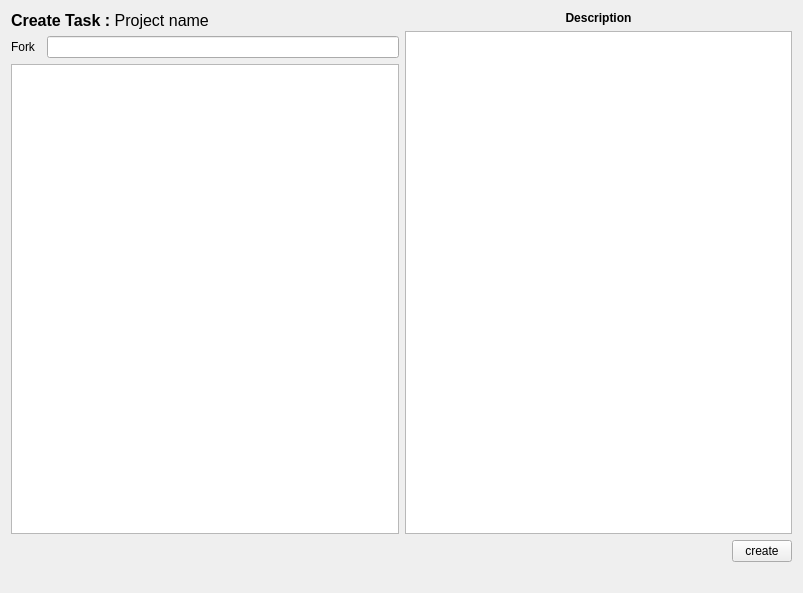
<?xml version="1.0" encoding="UTF-8"?>
<ui version="4.0">
 <class>Form</class>
 <widget class="QWidget" name="Form">
  <property name="geometry">
   <rect>
    <x>0</x>
    <y>0</y>
    <width>803</width>
    <height>593</height>
   </rect>
  </property>
  <property name="windowTitle">
   <string>Asset Push</string>
  </property>
  <layout class="QVBoxLayout" name="verticalLayout_2">
   <item>
    <layout class="QVBoxLayout" name="verticalLayout_main">
     <item>
      <layout class="QHBoxLayout" name="horizontalLayout_center">
       <item>
        <layout class="QVBoxLayout" name="verticalLayout_file">
         <item>
          <widget class="QLabel" name="label_proj">
           <property name="text">
            <string>&lt;html&gt;&lt;head/&gt;&lt;body&gt;&lt;p&gt;&lt;span style=&quot; font-size:12pt; font-weight:600;&quot;&gt;Create Task :&lt;/span&gt;&lt;span style=&quot; font-size:12pt;&quot;&gt; Project name&lt;/span&gt;&lt;/p&gt;&lt;/body&gt;&lt;/html&gt;</string>
           </property>
          </widget>
         </item>
         <item>
          <layout class="QHBoxLayout" name="horizontalLayout">
           <item>
            <widget class="QLabel" name="label_fork">
             <property name="minimumSize">
              <size>
               <width>30</width>
               <height>0</height>
              </size>
             </property>
             <property name="maximumSize">
              <size>
               <width>16</width>
               <height>16</height>
              </size>
             </property>
             <property name="text">
              <string>Fork</string>
             </property>
            </widget>
           </item>
           <item>
            <widget class="QLineEdit" name="lineEdit_fork"/>
           </item>
          </layout>
         </item>
         <item>
          <widget class="QListWidget" name="listWidget_task">
           <property name="minimumSize">
            <size>
             <width>300</width>
             <height>0</height>
            </size>
           </property>
           <property name="sortingEnabled">
            <bool>true</bool>
           </property>
          </widget>
         </item>
        </layout>
       </item>
       <item>
        <layout class="QVBoxLayout" name="verticalLayout">
         <item>
          <widget class="QLabel" name="label_comments">
           <property name="text">
            <string>&lt;html&gt;&lt;head/&gt;&lt;body&gt;&lt;p&gt;&lt;span style=&quot; font-weight:600;&quot;&gt;Description&lt;/span&gt;&lt;/p&gt;&lt;/body&gt;&lt;/html&gt;</string>
           </property>
           <property name="alignment">
            <set>Qt::AlignCenter</set>
           </property>
          </widget>
         </item>
         <item>
          <widget class="QPlainTextEdit" name="plainTextEdit_comments">
           <property name="minimumSize">
            <size>
             <width>300</width>
             <height>0</height>
            </size>
           </property>
          </widget>
         </item>
        </layout>
       </item>
      </layout>
     </item>
     <item>
      <layout class="QHBoxLayout" name="horizontalLayout_bottom">
       <item>
        <spacer name="horizontalSpacer">
         <property name="orientation">
          <enum>Qt::Horizontal</enum>
         </property>
         <property name="sizeHint" stdset="0">
          <size>
           <width>40</width>
           <height>20</height>
          </size>
         </property>
        </spacer>
       </item>
       <item>
        <widget class="QPushButton" name="pushButton">
         <property name="maximumSize">
          <size>
           <width>60</width>
           <height>16777215</height>
          </size>
         </property>
         <property name="text">
          <string>create</string>
         </property>
        </widget>
       </item>
      </layout>
     </item>
     <item>
      <widget class="QLabel" name="labelStatus">
       <property name="text">
        <string/>
       </property>
      </widget>
     </item>
    </layout>
   </item>
  </layout>
 </widget>
 <resources/>
 <connections/>
</ui>
